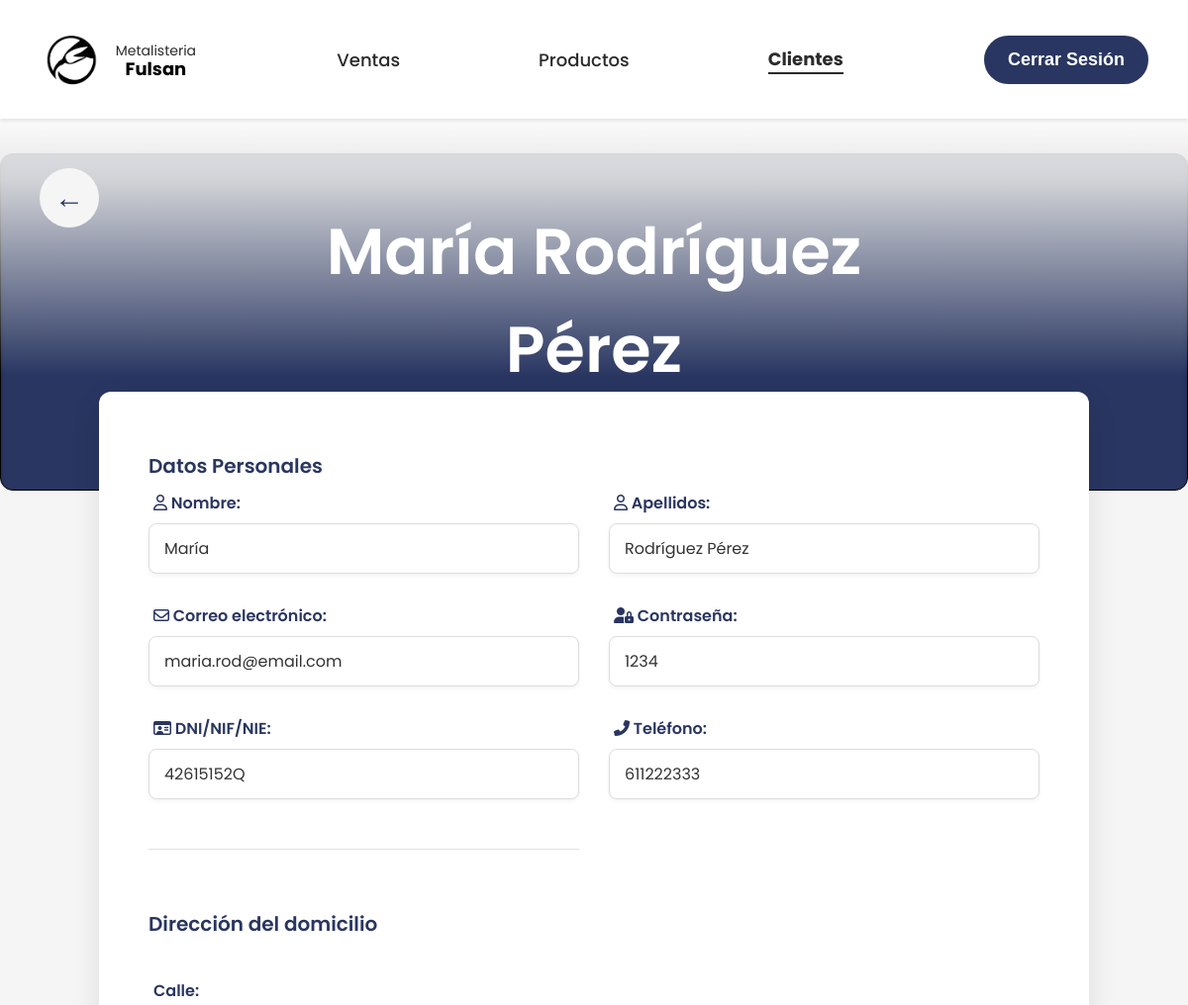
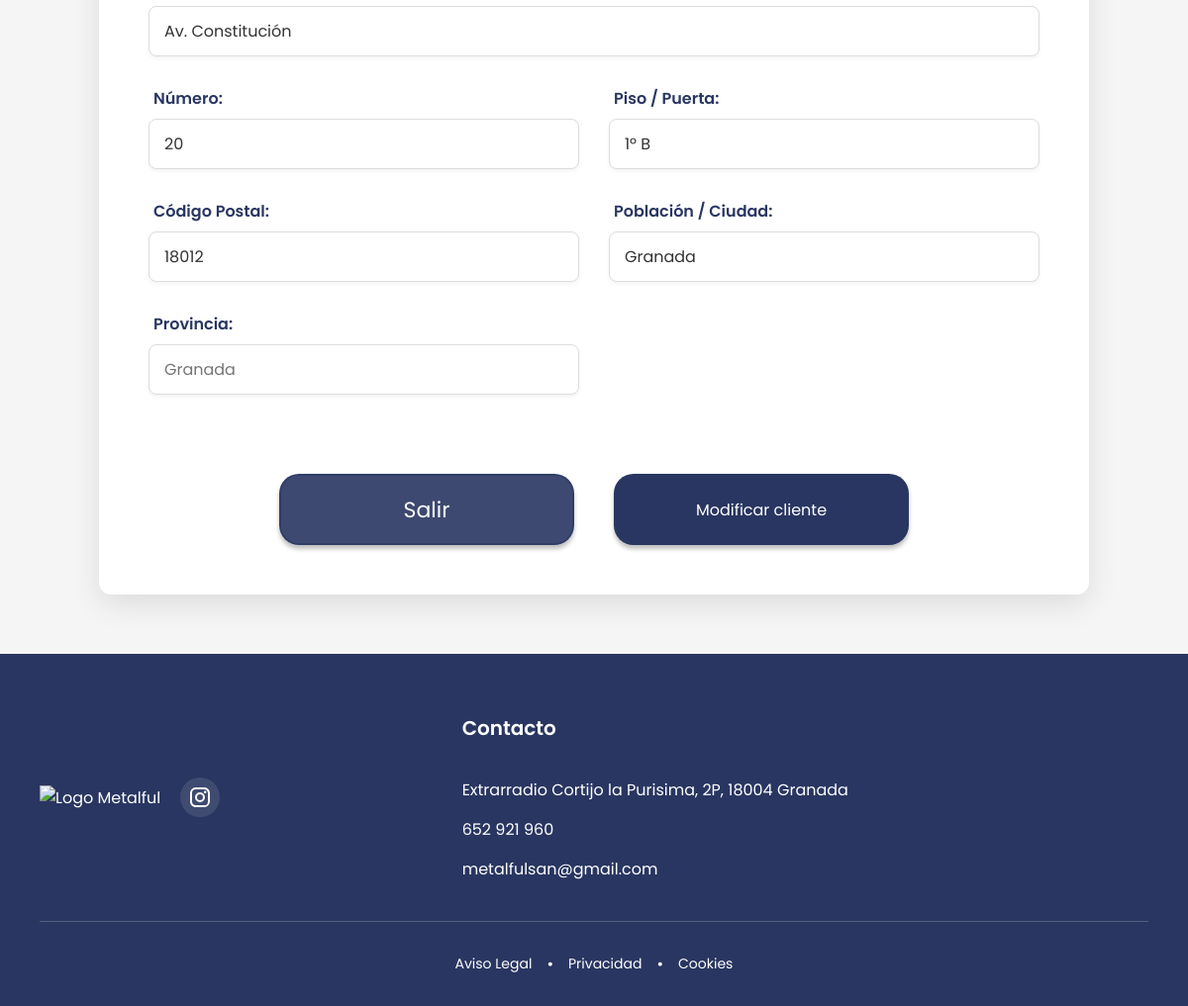
Screenshot of /Administrador/ModificarDatosCliente.php?id=2 with the database file from the repository (2 pictures, top to bottom).
### tables this page shows
CREATE TABLE clientes (
    id INT AUTO_INCREMENT PRIMARY KEY,
    nombre VARCHAR(100) NOT NULL,
    apellidos VARCHAR(100) NOT NULL,
    email VARCHAR(100) NOT NULL UNIQUE,
    password VARCHAR(255) NOT NULL,
    dni VARCHAR(20) UNIQUE,
    telefono VARCHAR(20),
    rol ENUM('admin', 'cliente') DEFAULT 'cliente',
    
     
    direccion VARCHAR(255),  
    numero VARCHAR(20),      
    piso VARCHAR(20),        
    
    ciudad VARCHAR(100),
    codigo_postal VARCHAR(10),
    fecha_registro DATETIME DEFAULT CURRENT_TIMESTAMP
);

### Administrador/ModificarDatosCliente.php (the view, shortened to what this page needs)
<?php
include 'conexion.php';
$id = $_GET['id'];
$stmt = $conn->prepare("SELECT * FROM clientes WHERE id = ?");
$stmt->execute([$id]);
$cliente = $stmt->fetch(PDO::FETCH_ASSOC);
?>
<!DOCTYPE html>
<html lang="es">
<head>
    <link rel="stylesheet" href="stylesModificarDatosCliente.css">
    <link rel="stylesheet" href="https://cdnjs.cloudflare.com/ajax/libs/font-awesome/6.0.0/css/all.min.css">
</head>
<body>
    <header class="cabecera">
            <div class="container">
                <div class="logo-main">
                    <a href="indexAdmin.php" class="logo-main">
                        <img src="../imagenes/logo.png" alt="Logo Metalful">
                        <div class="logo-text">
                            <span> Metalisteria</span>
                            <strong>Fulsan</strong>
                        </div>
                    </a>
                </div>
                <nav class="nav-bar">
                    <a href="ListadoVentasAdmin.php">Ventas</a>
                    <a href="ListadoProductosAdmin.php">Productos</a>
                    <a href="ListadoClientesAdmin.php" style="font-weight:bold; border-bottom: 2px solid currentColor;">Clientes</a>
                </nav>
                <div class="log-out">
                    <a href="../Visitante/index.php">Cerrar Sesión</a>
                </div>
            </div>
        </header>
        <div class="titulo-section">
            <div class="degradado"></div>
            <div class="recuadro-fondo-titulo"></div>
            <a href="ListadoClientesAdmin.php" class="flecha-circular">&#8592;</a>
            <h1 class="titulo-principal"><?php echo htmlspecialchars($cliente['nombre'] . ' ' . $cliente['apellidos']); ?></h1>
        </div>
        <div class="container main-container">
            <div class="details-card">
                <h2 class="form-section-title">Datos Personales</h2>
                <form class="formulario-cliente" method="POST">
                    <div class="form-group">
                        <label class="label-icon"><i class="far fa-user"></i> Nombre:</label>
                        <input type="text" id="nombre" class="input-display" name="nombre" value="<?php echo htmlspecialchars($cliente['nombre']); ?>" required />
                    </div>
                    <div class="form-group">
                        <label class="label-icon"><i class="far fa-user"></i> Apellidos:</label>
                        <input type="text" id="apellidos" class="input-display" name="apellidos" value="<?php echo htmlspecialchars($cliente['apellidos']); ?>" required />
                    </div>
                    <div class="form-group">
                        <label class="label-icon"><i class="far fa-envelope"></i> Correo electrónico:</label>
                        <input type="email" id="correo" class="input-display" name="correo" value="<?php echo htmlspecialchars($cliente['email']); ?>" required />
                    </div>
                    <div class="form-group">
                        <label class="label-icon"><i class="fas fa-user-lock"></i> Contraseña:</label>
                        <input type="text" id="contrasena" class="input-display" name="contrasena" value="<?php echo htmlspecialchars($cliente['password']); ?>" />
                    </div>
                    <div class="form-group">
                        <label class="label-icon"><i class="far fa-id-card"></i> DNI/NIF/NIE:</label>
                        <input type="text" id="dni" class="input-display" name="dni" value="<?php echo isset($cliente['dni']) ? htmlspecialchars($cliente['dni']) : ''; ?>" placeholder="Ej: 12345678Z" />
                    </div>
                    <div class="form-group">
                        <label class="label-icon"><i class="fas fa-phone-alt"></i> Teléfono:</label>
                        <input type="tel" id="telefono" class="input-display" name="telefono" value="<?php echo htmlspecialchars($cliente['telefono']); ?>" />
                    </div>
                    <div class="separator-line full-width"></div>
                    <h2 class="form-section-title full-width">Dirección del domicilio</h2>
                    <div class="form-group full-width">
                        <label for="calle">Calle:</label>
                        <input type="text" id="calle" class="input-display" name="calle" value="<?php echo htmlspecialchars($cliente['direccion']); ?>" />
                    </div>
                    <div class="form-group">
                        <label for="numero">Número:</label>
                        <input type="text" id="numero" class="input-display" name="numero" value="<?php echo isset($cliente['numero']) ? htmlspecialchars($cliente['numero']) : ''; ?>" placeholder="Ej: 12" />
                    </div>
                    <div class="form-group">
                        <label for="piso">Piso / Puerta:</label>
                        <input type="text" id="piso" class="input-display" name="piso" value="<?php echo isset($cliente['piso']) ? htmlspecialchars($cliente['piso']) : ''; ?>" placeholder="Ej: 3º A" />
                    </div>
                    <div class="form-group">
                        <label for="cp">Código Postal:</label>
                        <input type="text" id="cp" class="input-display" name="cp" value="<?php echo htmlspecialchars($cliente['codigo_postal']); ?>" />
                    </div>
                    <div class="form-group">
                        <label for="poblacion">Población / Ciudad:</label>
                        <input type="text" id="poblacion" class="input-display" name="poblacion" value="<?php echo htmlspecialchars($cliente['ciudad']); ?>" />
                    </div>
                    <div class="form-group">
                        <label for="provincia">Provincia:</label>
                        <input type="text" id="provincia" class="input-display" name="provincia" placeholder="Granada" />
                    </div>
                    <div class="botones-finales full-width" style="grid-column: span 2;">
                        <div class="boton-salir">
                            <a href="ListadoClientesAdmin.php">Salir</a>
                        </div>
                        <div class="boton-modificar">
                            <button type="submit" name="actualizar">Modificar cliente</button>
                        </div>
                    </div>
                </form>
            </div>
        </div>
        <footer class="footer">
            <div class="container">
                <div class="footer-content">
                    <div class="footer-logo-section">
                        <div class="logo-footer">
                            <img src="../imagenes/footer.png" alt="Logo Metalful">
                        </div>
                        <div class="redes">
                            <a href="#" class="instagram-link">
                            </a>
                        </div>
                    </div>
                    <div class="footer-links">
                        <div class="contacto-footer">
                            <h3>Contacto</h3>
                            <div class="contacto-item">
                                <span>Extrarradio Cortijo la Purisima, 2P, 18004 Granada</span>
                            </div>
                            <div class="contacto-item">
                                <span>652 921 960</span>
                            </div>
                            <div class="contacto-item">
                                <span>metalfulsan@gmail.com</span>
                            </div>
                        </div>
                    </div>
                </div>
                <div class="footer-bottom">
                    <div class="politica-legal">
                        <a href="#">Aviso Legal</a> • <a href="#">Privacidad</a> • <a href="#">Cookies</a>
                    </div>
                </div>
            </div>
        </footer>
</body>
</html>

### Administrador/ModificarDatosCliente.php (style rules this page uses)
.boton-modificar button { background: none; border: none; color: white; font-family: inherit; font-size: inherit; font-weight: inherit; cursor: pointer; width: 100%; height: 100%; }
.details-card { min-height: auto; }

### rows the page displays
clientes: nombre+apellidos "María Rodríguez Pérez", nombre "María", apellidos "Rodríguez Pérez", correo "maria.rod@email.com", contrasena "1234", dni "42615152Q", telefono "611222333", calle "Av. Constitución", numero "20", piso "1º B", cp "18012", poblacion "Granada"
